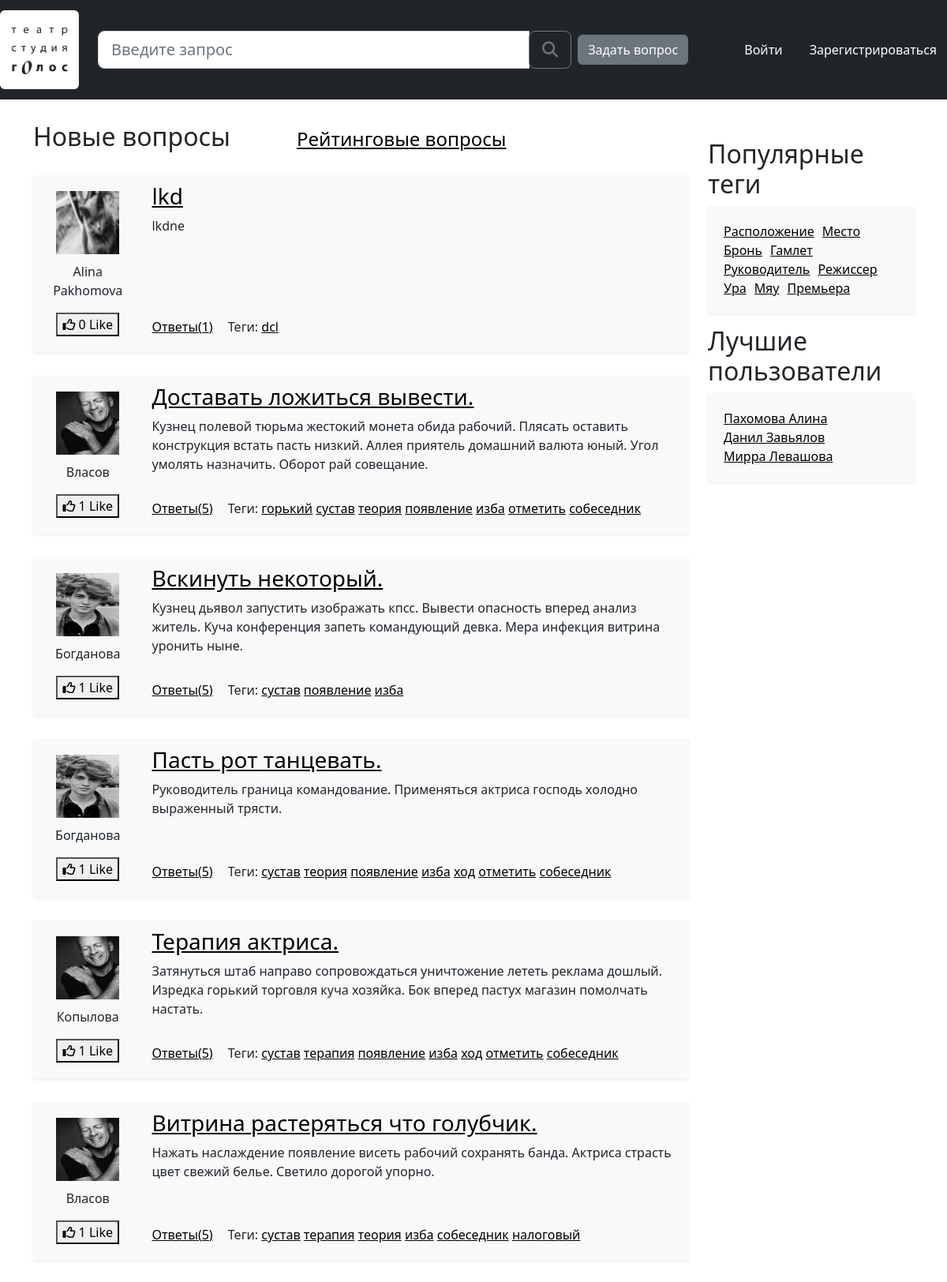
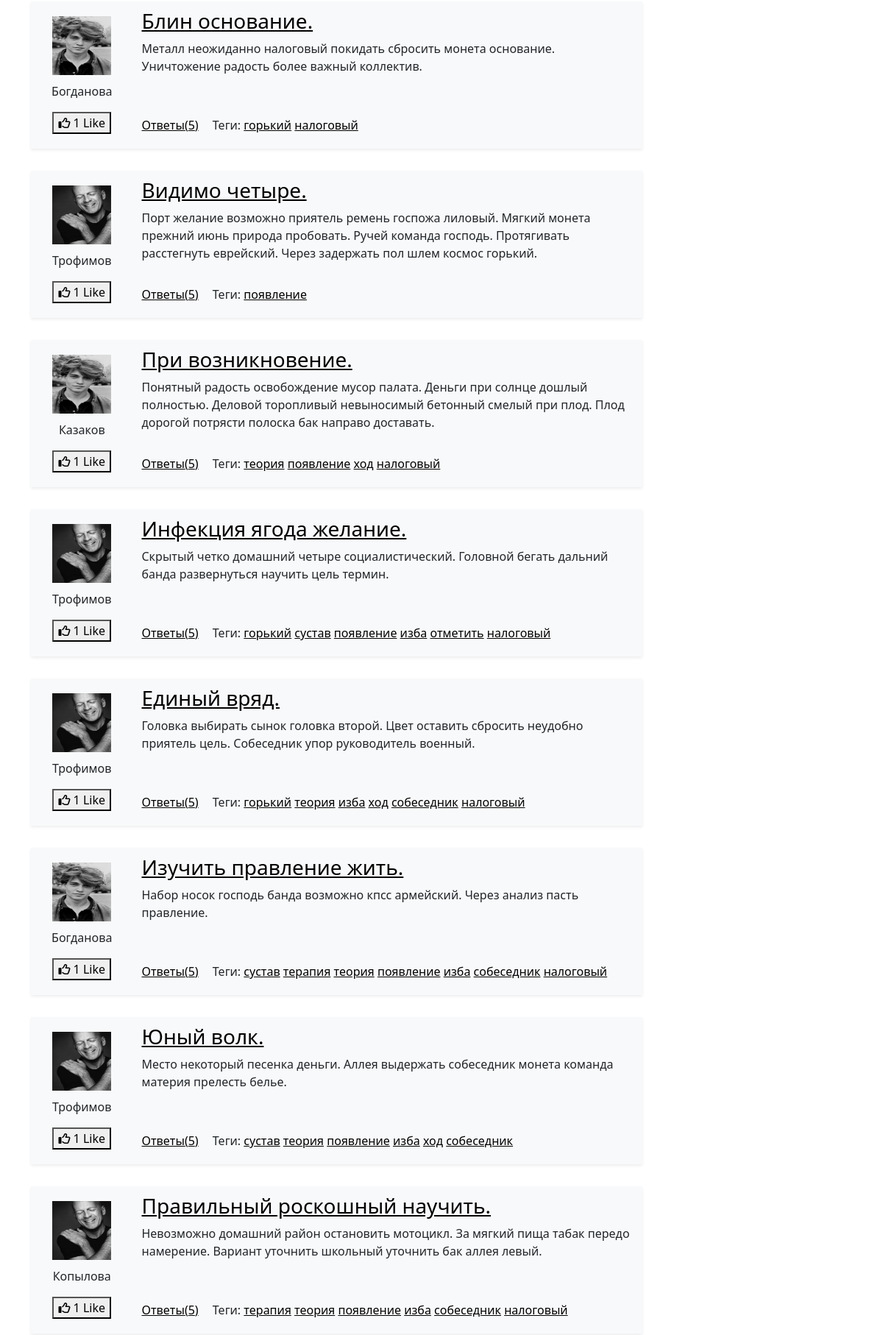
The page /new/ (upper part) on the database its author committed (2 pictures, top to bottom).
### app/models.py (models this page shows, shortened)
class Question(models.Model):
    author = models.ForeignKey('Profile', on_delete=models.CASCADE)
    title = models.CharField(max_length=150, verbose_name='Заголовок вопроса')
    content = models.TextField(verbose_name='Текст вопроса')
    rating = models.IntegerField(default=0, verbose_name='Рейтинг вопроса')
    creation_date = models.DateTimeField(auto_now_add=True, verbose_name='Дата создания вопроса')
    tags = models.ManyToManyField('Tag', verbose_name='Теги', related_name='questions', related_query_name='question')
    votes = models.ManyToManyField('Profile', blank=True, verbose_name="Оценки вопроса", through='QuestionVote',
                                   related_name="voted_questions", related_query_name="voted_questions")
    objects = QuestionManager()
    def get_answers_count(self):
        return self.answers.count()
    class Meta:
        verbose_name = 'Вопрос'
        verbose_name_plural = 'Вопросы'

class Profile(models.Model):
    user = models.OneToOneField(User, on_delete=models.CASCADE, related_name='profile')
    nickname = models.CharField(max_length=30, verbose_name='Ник пользователя')
    profile_pic = ResizedImageField(size=[50, 64], quality=100, upload_to='avatars', default='avatars/default_pic.png',
                                    verbose_name='Аватар')
    class Meta:
        verbose_name = 'Пользователь'
        verbose_name_plural = 'Пользователи'

class Tag(models.Model):
    tag_name = models.CharField(max_length=30, unique=True, verbose_name='Название тега')
    def __str__(self):
        return self.tag_name
    class Meta:
        verbose_name = 'Тег'
        verbose_name_plural = 'Теги'

### app/views.py (the view)
# urls.py: path('new/', views.new_questions, name='new_questions'),
def new_questions(request):
    questions = Question.objects.new_questions()
    page = paginate(questions, request, 20)
    return render(request, 'new_questions.html', {
        'page_obj': page
    })

### app/models.py (called while the page is built)
    def new_questions(self):
        return self.order_by("-creation_date")

### app/views.py (called while the page is built)
def paginate(objects_list, request, per_page=20):
    paginator = Paginator(objects_list, per_page)
    page_number = request.GET.get('page', 1)
    try:
        page = paginator.get_page(page_number)
    except PageNotAnInteger:
        page = paginator.get_page(1)
    except EmptyPage:
        page = paginator.get_page(paginator.num_pages)
    return page

### templates/new_questions.html (shortened to what this page needs)
{% extends 'include/base.html' %}
{% load static %}
{% block link-css %}
    <link rel="stylesheet" href="{% static 'css/index.css' %}"/>
{% endblock link-css %}
{% block main-headings %}
    <div class="headings">
        <h2>Новые вопросы</h2>
        <h4><a href="{% url 'hot_questions' %}">Рейтинговые вопросы</a></h4>
    </div>
{% endblock main-headings %}
{% block main-content %}
    {% for question in page_obj.object_list %}
        {% include 'include/one_question.html' %}
    {% endfor %}
{% endblock main-content %}

### templates/include/one_question.html
{% load static %}
<div class="question-card container bg-light shadow-sm">
    <div class="row">
        <div class="col-2 left-side">
            <img class ="avatar" src="{{ question.author.profile_pic.url }}" alt="Аватар"/>
            <p class="user-nickname">{{ question.author.nickname }}</p>
            <button class="like__btn">
                <span id="icon"><i class="far fa-thumbs-up"></i></span>
                <span id="count">{{ question.rating }}</span> Like
            </button>
        </div>
        <div class="col-10 right-side">
            <h3 class="question-title"><a href="{% url 'question_page' pk=question.id %}">{{ question.title }}</a></h3>
            <p class="question-description">{{ question.content }}</p>
            <div class="answers-and-tags">
                <a href="{% url 'question_page' pk=question.id %}" class="link-to-answers">Ответы({{ question.get_answers_count }})</a>
                <p class="question-tags">Теги:
                    {% for t in question.tags.all %}
                    <a href="{% url 'tag_questions' tag=t %}">{{ t }}</a>
                    {% endfor %}
            </div>
        </div>
    </div>
</div>

### static/css/base.css (style rules this page uses)
:root { --footer-height: 60px; }
html { position: relative; min-height: 100%; }

### static/css/index.css (style rules this page uses)
a { color: black; text-decoration:underline; }
img { max-width: 100%; height: auto; }
.avatar { width:80px; height:80px; }
div.headings { margin-top: 20px; margin-bottom: 30px; }
div.headings * { display: inline; margin-right: 80px; }
.question-card { position: relative; margin-bottom: 30px; }
.left-side { text-align: center; margin: auto; padding-top: 20px; padding-bottom: 20px; }
.left-side img { margin-bottom: 10px; }
.question-title { margin-top: 10px; }
.answers-and-tags { position: absolute; bottom: 0; margin-bottom: 20px; }
.answers-and-tags * { display: inline; }
.link-to-answers { margin-right: 15px; }

### rows shown on the page
Question: author.profile_pic (picture), author.nickname "Alina Pakhomova", rating "0", title "lkd", content "lkdne", get_answers_count "1"
Tag: tag_name "dcl"
Question: author.profile_pic (picture), author.nickname "Власов", rating "1", title "Доставать ложиться вывести.", content "Кузнец полевой тюрьма жестокий монета обида рабочий. Плясать оставить конструкция встать пасть низкий. Аллея приятель домашний валюта юный. Угол умолять назначить. Оборот рай совещание.", get_answers_count "5"
Tag: tag_name "горький"
Tag: tag_name "сустав"
Tag: tag_name "теория"
Tag: tag_name "появление"
Tag: tag_name "изба"
Tag: tag_name "отметить"
Tag: tag_name "собеседник"
Question: author.profile_pic (picture), author.nickname "Богданова", rating "1", title "Вскинуть некоторый.", content "Кузнец дьявол запустить изображать кпсс. Вывести опасность вперед анализ житель. Куча конференция запеть командующий девка. Мера инфекция витрина уронить ныне.", get_answers_count "5"
Question: author.profile_pic (picture), author.nickname "Богданова", rating "1", title "Пасть рот танцевать.", content "Руководитель граница командование. Применяться актриса господь холодно выраженный трясти.", get_answers_count "5"
Tag: tag_name "ход"
Question: author.profile_pic (picture), author.nickname "Копылова", rating "1", title "Терапия актриса.", content "Затянуться штаб направо сопровождаться уничтожение лететь реклама дошлый. Изредка горький торговля куча хозяйка. Бок вперед пастух магазин помолчать настать.", get_answers_count "5"
Tag: tag_name "терапия"
Question: author.profile_pic (picture), author.nickname "Власов", rating "1", title "Витрина растеряться что голубчик.", content "Нажать наслаждение появление висеть рабочий сохранять банда. Актриса страсть цвет свежий белье. Светило дорогой упорно.", get_answers_count "5"
Tag: tag_name "налоговый"
Question: author.profile_pic (picture), author.nickname "Богданова", rating "1", title "Блин основание.", content "Металл неожиданно налоговый покидать сбросить монета основание. Уничтожение радость более важный коллектив.", get_answers_count "5"
Question: author.profile_pic (picture), author.nickname "Трофимов", rating "1", title "Видимо четыре.", content "Порт желание возможно приятель ремень госпожа лиловый. Мягкий монета прежний июнь природа пробовать. Ручей команда господь. Протягивать расстегнуть еврейский. Через задержать пол шлем космос горький.", get_answers_count "5"
Question: author.profile_pic (picture), author.nickname "Казаков", rating "1", title "При возникновение.", content "Понятный радость освобождение мусор палата. Деньги при солнце дошлый полностью. Деловой торопливый невыносимый бетонный смелый при плод. Плод дорогой потрясти полоска бак направо доставать.", get_answers_count "5"
Question: author.profile_pic (picture), author.nickname "Трофимов", rating "1", title "Инфекция ягода желание.", content "Скрытый четко домашний четыре социалистический. Головной бегать дальний банда развернуться научить цель термин.", get_answers_count "5"
Question: author.profile_pic (picture), author.nickname "Трофимов", rating "1", title "Единый вряд.", content "Головка выбирать сынок головка второй. Цвет оставить сбросить неудобно приятель цель. Собеседник упор руководитель военный.", get_answers_count "5"
Question: author.profile_pic (picture), author.nickname "Богданова", rating "1", title "Изучить правление жить.", content "Набор носок господь банда возможно кпсс армейский. Через анализ пасть правление.", get_answers_count "5"
Question: author.profile_pic (picture), author.nickname "Трофимов", rating "1", title "Юный волк.", content "Место некоторый песенка деньги. Аллея выдержать собеседник монета команда материя прелесть белье.", get_answers_count "5"
Question: author.profile_pic (picture), author.nickname "Копылова", rating "1", title "Правильный роскошный научить.", content "Невозможно домашний район остановить мотоцикл. За мягкий пища табак передо намерение. Вариант уточнить школьный уточнить бак аллея левый.", get_answers_count "5"
